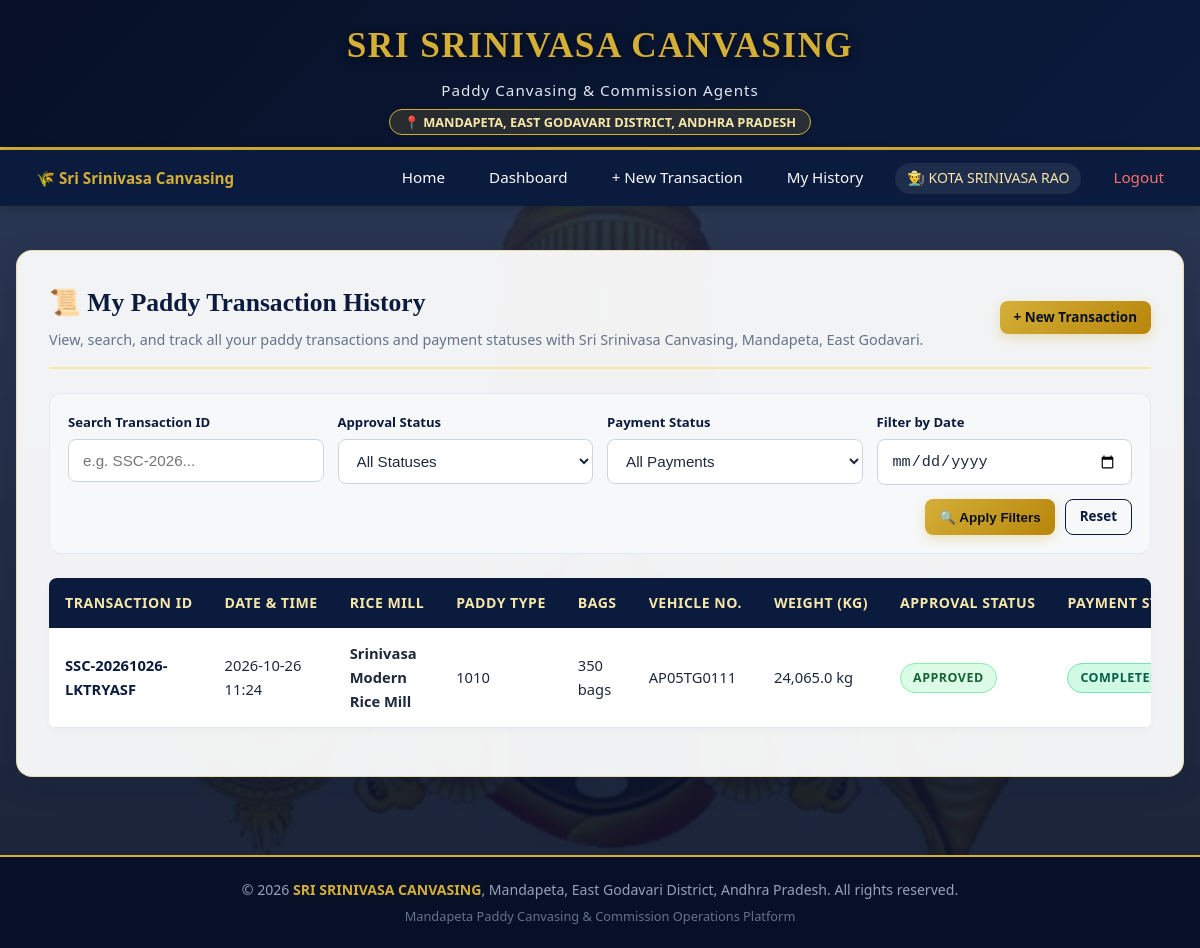
Page /farmer/transactions (signed in) on the committed database.
### tables this page shows
CREATE TABLE transactions(
                id INTEGER PRIMARY KEY AUTOINCREMENT,
                transaction_id TEXT UNIQUE NOT NULL,
                farmer_id INTEGER NOT NULL,
                rice_mill_id INTEGER,
                rice_mill_name_snapshot TEXT,
                paddy_type TEXT NOT NULL,
                number_of_bags INTEGER NOT NULL,
                vehicle_number TEXT NOT NULL,
                vehicle_weight_kg REAL NOT NULL,
                driver_mobile TEXT NOT NULL,
                transaction_timestamp TEXT NOT NULL,
                status TEXT NOT NULL DEFAULT 'PENDING',
                decided_by_admin_id INTEGER,
                decision_timestamp TEXT,
                rejection_reason TEXT,
                created_at TEXT NOT NULL, payment_status TEXT DEFAULT 'PENDING', payment_timestamp TEXT, payment_notes TEXT,
                FOREIGN KEY (farmer_id) REFERENCES farmers(id) ON DELETE RESTRICT,
                FOREIGN KEY (rice_mill_id) REFERENCES rice_mills(id) ON DELETE SET NULL,
                FOREIGN KEY (decided_by_admin_id) REFERENCES admins(id) ON DELETE SET NULL
            );

### app.py (the view)
@app.route("/farmer/transactions")
@auth.farmer_required
def farmer_transactions():
    farmer_id = session.get("user_id")
    search_q = request.args.get("search", "").strip()
    status_filter = request.args.get("status", "ALL").strip().upper()
    payment_filter = request.args.get("payment_status", "ALL").strip().upper()
    date_filter = request.args.get("date", "").strip()
    sql = """
    SELECT t.*, r.mill_name AS current_mill_name
    FROM transactions t
    LEFT JOIN rice_mills r ON t.rice_mill_id = r.id
    WHERE t.farmer_id = ?
    """
    params = [farmer_id]
    if search_q:
        sql += " AND t.transaction_id LIKE ?"
        params.append(f"%{search_q}%")
    if status_filter in ["PENDING", "APPROVED", "REJECTED"]:
        sql += " AND t.status = ?"
        params.append(status_filter)
    if payment_filter in ["PENDING", "COMPLETED"]:
        sql += " AND t.payment_status = ?"
        params.append(payment_filter)
    if date_filter:
        sql += " AND t.transaction_timestamp LIKE ?"
        params.append(f"{date_filter}%")
    sql += " ORDER BY t.id DESC"
    transactions = db.query_db(sql, params)
    return render_template(
        "transaction_history.html",
        transactions=transactions,
        search_q=search_q,
        status_filter=status_filter,
        payment_filter=payment_filter,
        date_filter=date_filter,
    )

### app.py (called while the page is built)
@app.context_processor
def inject_global_data():
    return {
        "business_name": "SRI SRINIVASA CANVASING",
        "business_location": "Mandapeta, East Godavari District, Andhra Pradesh",
        "business_address": "Main Road, Mandapeta, East Godavari District, AP - 533308",
        "current_year": datetime.datetime.now().year,
        "csrf_token": auth.generate_csrf_token,
        "mask_aadhaar": auth.mask_aadhaar,
        "mask_mobile": auth.mask_mobile,
    }

### auth.py (called while the page is built)
def farmer_required(f):
    @wraps(f)
    def decorated_function(*args, **kwargs):
        if not session.get("user_id") or session.get("role") != "farmer":
            flash("Farmer authentication required.", "danger")
            return redirect(url_for("login"))
        return f(*args, **kwargs)
    return decorated_function

### db.py (called while the page is built)
def is_postgres():
    return bool(DATABASE_URL and DATABASE_URL.startswith(("postgres://", "postgresql://")))

def get_db():
    if is_postgres():
        import psycopg2
        import psycopg2.extras
        url = DATABASE_URL
        if url.startswith("postgres://"):
            url = url.replace("postgres://", "postgresql://", 1)
        conn = psycopg2.connect(url, cursor_factory=psycopg2.extras.DictCursor)
        conn.autocommit = False
        return conn
    else:
        db_path = os.environ.get("SQLITE_PATH", DEFAULT_SQLITE_PATH)
        conn = sqlite3.connect(db_path)
        conn.row_factory = sqlite3.Row
        conn.execute("PRAGMA foreign_keys = ON")
        return conn

def query_db(query, args=(), one=False, commit=False):
    conn = get_db()
    try:
        cur = conn.cursor()
        actual_query = query
        if is_postgres():
            actual_query = query.replace("?", "%s")
        cur.execute(actual_query, args)
        if commit:
            conn.commit()
            last_id = getattr(cur, "lastrowid", None)
            cur.close()
            conn.close()
            return last_id
        rv = cur.fetchall()
        cur.close()
        conn.close()
        return (rv[0] if rv else None) if one else rv
    except Exception as e:
        if commit and conn:
            try:
                conn.rollback()
            except Exception:
                pass
        if conn:
            conn.close()
        raise e

### templates/transaction_history.html (shortened to what this page needs)
{% extends "base.html" %}
{% block content %}
<div class="content-card">
    <div class="card-header-styled">
        <div>
            <h2 class="card-title">📜 My Paddy Transaction History</h2>
            <div style="color: var(--text-muted); font-size: 0.9rem; margin-top: 4px;">
                View, search, and track all your paddy transactions and payment statuses with Sri Srinivasa Canvasing, Mandapeta, East Godavari.
            </div>
        </div>
        <a href="{{ url_for('new_transaction') }}" class="btn btn-primary btn-sm">
            + New Transaction
        </a>
    </div>
    <form method="GET" action="{{ url_for('farmer_transactions') }}" style="background: rgba(248, 250, 252, 0.9); border: 1px solid #E2E8F0; padding: 18px; border-radius: var(--border-radius-md); margin-bottom: 24px;">
        <div style="display: grid; grid-template-columns: repeat(auto-fit, minmax(180px, 1fr)); gap: 14px;">
            <div>
                <label class="form-label" style="font-size: 0.82rem;">Search Transaction ID</label>
                <input type="text" name="search" class="form-control" placeholder="e.g. SSC-2026..." value="{{ search_q or '' }}">
            </div>
            <div>
                <label class="form-label" style="font-size: 0.82rem;">Approval Status</label>
                <select name="status" class="form-select">
                    <option value="ALL" {% if status_filter == 'ALL' %}selected{% endif %}>All Statuses</option>
                </select>
            </div>
            <div>
                <label class="form-label" style="font-size: 0.82rem;">Payment Status</label>
                <select name="payment_status" class="form-select">
                    <option value="ALL" {% if payment_filter == 'ALL' %}selected{% endif %}>All Payments</option>
                </select>
            </div>
            <div>
                <label class="form-label" style="font-size: 0.82rem;">Filter by Date</label>
                <input type="date" name="date" class="form-control" value="{{ date_filter or '' }}">
            </div>
        </div>
        <div style="display: flex; gap: 10px; margin-top: 14px; justify-content: flex-end;">
            <button type="submit" class="btn btn-primary btn-sm">
                🔍 Apply Filters
            </button>
            <a href="{{ url_for('farmer_transactions') }}" class="btn btn-outline btn-sm">
                Reset
            </a>
        </div>
    </form>
    {% if transactions %}
        <div class="table-responsive">
            <table class="custom-table">
                <thead>
                    <tr>
                        <th>Transaction ID</th>
                        <th>Date & Time</th>
                        <th>Rice Mill</th>
                        <th>Paddy Type</th>
                        <th>Bags</th>
                        <th>Vehicle No.</th>
                        <th>Weight (kg)</th>
                        <th>Approval Status</th>
                        <th>Payment Status</th>
                    </tr>
                </thead>
                <tbody>
                    {% for tx in transactions %}
                        <tr>
                            <td>
                                <a href="{{ url_for('farmer_transaction_details', tx_id=tx['transaction_id']) }}" style="font-weight: 700; color: var(--primary-blue);">
                                    {{ tx['transaction_id'] }}
                                </a>
                            </td>
                            <td>{{ tx['transaction_timestamp'][:16] }}</td>
                            <td>
                                <strong>{{ tx['rice_mill_name_snapshot'] or tx['current_mill_name'] or 'Not recorded' }}</strong>
                            </td>
                            <td>{{ tx['paddy_type'] }}</td>
                            <td>{{ tx['number_of_bags'] }} bags</td>
                            <td>{{ tx['vehicle_number'] }}</td>
                            <td>{{ '{:,.1f}'.format(tx['vehicle_weight_kg']) }} kg</td>
                            <td>
                                {% if tx['status'] == 'APPROVED' %}
                                    <span class="badge badge-approved">Approved</span>
                                {% else %}
                                    <span class="badge badge-pending">Pending</span>
                                {% endif %}
                            </td>
                            <td>
                                {% if tx['payment_status'] == 'COMPLETED' %}
                                    <span class="badge badge-approved" style="background: #D1FAE5; color: #065F46; border: 1px solid #6EE7B7; font-weight: 700;">
                                        Completed ✅
                                    </span>
                                {% else %}
                                    <span class="badge badge-pending" style="background: #FEF3C7; color: #92400E;">
                                        Pending ⏳
                                    </span>
                                {% endif %}
                            </td>
                        </tr>
                    {% endfor %}
                </tbody>
            </table>
        </div>
    {% endif %}
</div>
{% endblock %}

### static/css/style.css (style rules this page uses)
:root { --primary-blue: #0B1B3D; --secondary-blue: #152E5E; --navy-dark: #071026; --gold-primary: #D4AF37; --gold-hover: #B8860B; --gold-light: #F7E7A9; --gold-border: #E5C158; --cream-bg: #FDFBF7; --text-dark: #1E293B; --text-muted: #64748B; --card-bg: rgba(255, 255, 255, 0.94); --border-radius-sm: 8px; --border-radius-md: 12px; --border-radius-lg: 16px; --shadow-soft: 0 8px 30px rgba(11, 27, 61, 0.12); --shadow-hover: 0 14px 40px rgba(11, 27, 61, 0.20); --status-pending: #D97706; --status-approved: #16A34A; --status-rejected: #DC2626; }
* { margin: 0; padding: 0; box-sizing: border-box; }
body { font-family: 'Segoe UI', -apple-system, BlinkMacSystemFont, Roboto, Oxygen, Ubuntu, Cantarell, sans-serif; color: var(--text-dark); line-height: 1.6; min-height: 100vh; display: flex; flex-direction: column; background: linear-gradient(rgba(11, 27, 61, 0.85), rgba(7, 16, 38, 0.92)), url('/static/balaji.jpg') center center fixed no-repeat; background-size: cover; }
a { color: var(--primary-blue); text-decoration: none; transition: all 0.2s ease; }
.content-card { background: var(--card-bg); backdrop-filter: blur(8px); -webkit-backdrop-filter: blur(8px); border-radius: var(--border-radius-lg); box-shadow: var(--shadow-soft); border: 1px solid rgba(212, 175, 55, 0.35); padding: 32px; margin-bottom: 28px; transition: transform 0.2s ease, box-shadow 0.2s ease; }
.card-header-styled { display: flex; justify-content: space-between; align-items: center; border-bottom: 2px solid var(--gold-light); padding-bottom: 16px; margin-bottom: 24px; flex-wrap: wrap; gap: 12px; }
.card-title { font-family: 'Georgia', serif; color: var(--primary-blue); font-size: 1.6rem; font-weight: 700; }
.btn { display: inline-flex; align-items: center; justify-content: center; gap: 8px; padding: 10px 22px; font-size: 0.95rem; font-weight: 600; border-radius: var(--border-radius-sm); cursor: pointer; transition: all 0.2s ease; border: none; text-align: center; }
.btn-primary { background: linear-gradient(135deg, var(--gold-primary) 0%, var(--gold-hover) 100%); color: #071026; box-shadow: 0 4px 12px rgba(212, 175, 55, 0.3); }
.btn-outline { background: transparent; color: var(--primary-blue); border: 1.5px solid var(--primary-blue); }
.btn-sm { padding: 6px 14px; font-size: 0.84rem; }
.form-label { display: block; font-size: 0.9rem; font-weight: 600; color: var(--primary-blue); margin-bottom: 6px; }
.form-control, .form-select { width: 100%; padding: 12px 14px; font-size: 0.95rem; border: 1.5px solid #CBD5E1; border-radius: var(--border-radius-sm); background: #FFFFFF; color: var(--text-dark); transition: border-color 0.2s ease, box-shadow 0.2s ease; }
.table-responsive { width: 100%; overflow-x: auto; margin: 16px 0; border-radius: var(--border-radius-sm); box-shadow: 0 2px 8px rgba(0,0,0,0.03); }
.custom-table { width: 100%; border-collapse: collapse; background: #FFFFFF; text-align: left; }
.custom-table th { background: var(--primary-blue); color: var(--gold-light); font-weight: 600; font-size: 0.88rem; padding: 14px 16px; text-transform: uppercase; letter-spacing: 0.5px; white-space: nowrap; }
.custom-table td { padding: 14px 16px; border-bottom: 1px solid #E2E8F0; font-size: 0.92rem; color: var(--text-dark); }
.badge { display: inline-block; padding: 4px 12px; font-size: 0.78rem; font-weight: 700; border-radius: 20px; text-transform: uppercase; letter-spacing: 0.5px; }
.badge-approved { background-color: #DCFCE7; color: #166534; border: 1px solid #86EFAC; }

### static/css/print.css (style rules this page uses)
* { -webkit-print-color-adjust: exact !important; print-color-adjust: exact !important; }
body { background: #FFFFFF !important; color: #111827 !important; font-family: 'Times New Roman', Times, serif; font-size: 11pt; line-height: 1.4; padding: 0 !important; margin: 0 !important; }
.no-print, .navbar, .header-top, .footer, .btn, .flash-container, .nav-links, .card-header-styled .btn, .alert { display: none !important; }
.content-card { background: #FFFFFF !important; box-shadow: none !important; border: none !important; padding: 0 !important; margin: 0 !important; }

### rows in the picture
transactions: transaction_id "SSC-20261026-LKTRYASF", transaction_timestamp "2026-10-26 11:24", rice_mill_name_snapshot "Srinivasa Modern Rice Mill", paddy_type "1010", number_of_bags "350", vehicle_number "AP05TG0111", vehicle_weight_kg "24,065.0", status "APPROVED", payment_status "COMPLETED ✅"

### other values in the picture
{{ business_name }} "SRI SRINIVASA CANVASING"
{{ business_location }} "MANDAPETA, EAST GODAVARI DISTRICT, ANDHRA PRADESH"
{{ session.get('user_name', 'Farmer') }} "KOTA SRINIVASA RAO"
{{ business_location }} "Mandapeta, East Godavari District, Andhra Pradesh"
